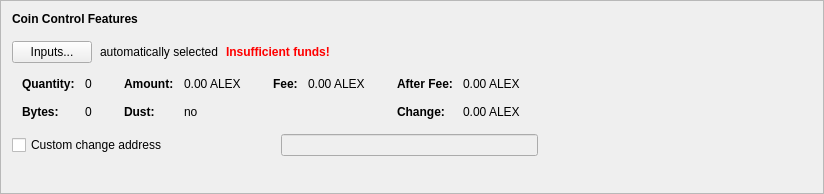
      <widget class="QFrame" name="frameCoinControl">
       <property name="sizePolicy">
        <sizepolicy hsizetype="Preferred" vsizetype="Fixed">
         <horstretch>0</horstretch>
         <verstretch>0</verstretch>
        </sizepolicy>
       </property>
       <property name="minimumSize">
        <size>
         <width>600</width>
         <height>194</height>
        </size>
       </property>
       <property name="frameShape">
        <enum>QFrame::StyledPanel</enum>
       </property>
       <property name="frameShadow">
        <enum>QFrame::Raised</enum>
       </property>
       <layout class="QVBoxLayout" name="verticalLayout_4">
        <item>
         <layout class="QVBoxLayout" name="verticalLayoutCoinControl" stretch="0,0,0,0,0">
          <property name="spacing">
           <number>0</number>
          </property>
          <property name="sizeConstraint">
           <enum>QLayout::SetDefaultConstraint</enum>
          </property>
          <property name="leftMargin">
           <number>0</number>
          </property>
          <property name="topMargin">
           <number>0</number>
          </property>
          <item>
           <layout class="QHBoxLayout" name="horizontalLayoutCoinControl1">
            <property name="bottomMargin">
             <number>15</number>
            </property>
            <item>
             <widget class="QLabel" name="labelCoinControlFeatures">
              <property name="sizePolicy">
               <sizepolicy hsizetype="Preferred" vsizetype="Maximum">
                <horstretch>0</horstretch>
                <verstretch>0</verstretch>
               </sizepolicy>
              </property>
              <property name="font">
               <font>
                <weight>75</weight>
                <bold>true</bold>
               </font>
              </property>
              <property name="styleSheet">
               <string notr="true">font-weight:bold;</string>
              </property>
              <property name="text">
               <string>Coin Control Features</string>
              </property>
             </widget>
            </item>
           </layout>
          </item>
          <item>
           <layout class="QHBoxLayout" name="horizontalLayoutCoinControl2" stretch="0,0,0,0">
            <property name="spacing">
             <number>8</number>
            </property>
            <property name="bottomMargin">
             <number>10</number>
            </property>
            <item>
             <widget class="QPushButton" name="pushButtonCoinControl">
              <property name="styleSheet">
               <string notr="true"/>
              </property>
              <property name="text">
               <string>Inputs...</string>
              </property>
              <property name="autoDefault">
               <bool>false</bool>
              </property>
             </widget>
            </item>
            <item>
             <widget class="QLabel" name="labelCoinControlAutomaticallySelected">
              <property name="text">
               <string>automatically selected</string>
              </property>
              <property name="margin">
               <number>5</number>
              </property>
             </widget>
            </item>
            <item>
             <widget class="QLabel" name="labelCoinControlInsuffFunds">
              <property name="font">
               <font>
                <weight>75</weight>
                <bold>true</bold>
               </font>
              </property>
              <property name="styleSheet">
               <string notr="true">color:red;font-weight:bold;</string>
              </property>
              <property name="text">
               <string>Insufficient funds!</string>
              </property>
              <property name="margin">
               <number>5</number>
              </property>
             </widget>
            </item>
            <item>
             <spacer name="horizontalSpacerCoinControl">
              <property name="orientation">
               <enum>Qt::Horizontal</enum>
              </property>
              <property name="sizeHint" stdset="0">
               <size>
                <width>40</width>
                <height>1</height>
               </size>
              </property>
             </spacer>
            </item>
           </layout>
          </item>
          <item>
           <widget class="QWidget" name="widgetCoinControl" native="true">
            <property name="sizePolicy">
             <sizepolicy hsizetype="Preferred" vsizetype="Preferred">
              <horstretch>0</horstretch>
              <verstretch>0</verstretch>
             </sizepolicy>
            </property>
            <property name="minimumSize">
             <size>
              <width>0</width>
              <height>0</height>
             </size>
            </property>
            <property name="styleSheet">
             <string notr="true"/>
            </property>
            <layout class="QHBoxLayout" name="horizontalLayoutCoinControl5">
             <property name="leftMargin">
              <number>0</number>
             </property>
             <property name="topMargin">
              <number>0</number>
             </property>
             <property name="rightMargin">
              <number>0</number>
             </property>
             <property name="bottomMargin">
              <number>0</number>
             </property>
             <item>
              <layout class="QHBoxLayout" name="horizontalLayoutCoinControl3" stretch="0,0,0,1">
               <property name="spacing">
                <number>20</number>
               </property>
               <property name="topMargin">
                <number>0</number>
               </property>
               <property name="bottomMargin">
                <number>10</number>
               </property>
               <item>
                <layout class="QFormLayout" name="formLayoutCoinControl1">
                 <property name="horizontalSpacing">
                  <number>10</number>
                 </property>
                 <property name="verticalSpacing">
                  <number>14</number>
                 </property>
                 <property name="leftMargin">
                  <number>10</number>
                 </property>
                 <property name="topMargin">
                  <number>4</number>
                 </property>
                 <property name="rightMargin">
                  <number>6</number>
                 </property>
                 <item row="0" column="0">
                  <widget class="QLabel" name="labelCoinControlQuantityText">
                   <property name="font">
                    <font>
                     <weight>75</weight>
                     <bold>true</bold>
                    </font>
                   </property>
                   <property name="text">
                    <string>Quantity:</string>
                   </property>
                   <property name="margin">
                    <number>0</number>
                   </property>
                  </widget>
                 </item>
                 <item row="0" column="1">
                  <widget class="QLabel" name="labelCoinControlQuantity">
                   <property name="cursor">
                    <cursorShape>IBeamCursor</cursorShape>
                   </property>
                   <property name="contextMenuPolicy">
                    <enum>Qt::ActionsContextMenu</enum>
                   </property>
                   <property name="text">
                    <string notr="true">0</string>
                   </property>
                   <property name="margin">
                    <number>0</number>
                   </property>
                   <property name="textInteractionFlags">
                    <set>Qt::LinksAccessibleByMouse|Qt::TextSelectableByKeyboard|Qt::TextSelectableByMouse</set>
                   </property>
                  </widget>
                 </item>
                 <item row="1" column="0">
                  <widget class="QLabel" name="labelCoinControlBytesText">
                   <property name="font">
                    <font>
                     <weight>75</weight>
                     <bold>true</bold>
                    </font>
                   </property>
                   <property name="text">
                    <string>Bytes:</string>
                   </property>
                  </widget>
                 </item>
                 <item row="1" column="1">
                  <widget class="QLabel" name="labelCoinControlBytes">
                   <property name="cursor">
                    <cursorShape>IBeamCursor</cursorShape>
                   </property>
                   <property name="contextMenuPolicy">
                    <enum>Qt::ActionsContextMenu</enum>
                   </property>
                   <property name="text">
                    <string notr="true">0</string>
                   </property>
                   <property name="textInteractionFlags">
                    <set>Qt::LinksAccessibleByMouse|Qt::TextSelectableByKeyboard|Qt::TextSelectableByMouse</set>
                   </property>
                  </widget>
                 </item>
                </layout>
               </item>
               <item>
                <layout class="QFormLayout" name="formLayoutCoinControl2">
                 <property name="horizontalSpacing">
                  <number>10</number>
                 </property>
                 <property name="verticalSpacing">
                  <number>14</number>
                 </property>
                 <property name="leftMargin">
                  <number>6</number>
                 </property>
                 <property name="topMargin">
                  <number>4</number>
                 </property>
                 <property name="rightMargin">
                  <number>6</number>
                 </property>
                 <item row="0" column="0">
                  <widget class="QLabel" name="labelCoinControlAmountText">
                   <property name="font">
                    <font>
                     <weight>75</weight>
                     <bold>true</bold>
                    </font>
                   </property>
                   <property name="text">
                    <string>Amount:</string>
                   </property>
                   <property name="margin">
                    <number>0</number>
                   </property>
                  </widget>
                 </item>
                 <item row="0" column="1">
                  <widget class="QLabel" name="labelCoinControlAmount">
                   <property name="cursor">
                    <cursorShape>IBeamCursor</cursorShape>
                   </property>
                   <property name="contextMenuPolicy">
                    <enum>Qt::ActionsContextMenu</enum>
                   </property>
                   <property name="text">
                    <string notr="true">0.00 ALEX</string>
                   </property>
                   <property name="textInteractionFlags">
                    <set>Qt::LinksAccessibleByMouse|Qt::TextSelectableByKeyboard|Qt::TextSelectableByMouse</set>
                   </property>
                  </widget>
                 </item>
                 <item row="1" column="0">
                  <widget class="QLabel" name="labelCoinControlLowOutputText">
                   <property name="font">
                    <font>
                     <weight>75</weight>
                     <bold>true</bold>
                    </font>
                   </property>
                   <property name="text">
                    <string>Dust:</string>
                   </property>
                  </widget>
                 </item>
                 <item row="1" column="1">
                  <widget class="QLabel" name="labelCoinControlLowOutput">
                   <property name="cursor">
                    <cursorShape>IBeamCursor</cursorShape>
                   </property>
                   <property name="contextMenuPolicy">
                    <enum>Qt::ActionsContextMenu</enum>
                   </property>
                   <property name="text">
                    <string notr="true">no</string>
                   </property>
                   <property name="textInteractionFlags">
                    <set>Qt::LinksAccessibleByMouse|Qt::TextSelectableByKeyboard|Qt::TextSelectableByMouse</set>
                   </property>
                  </widget>
                 </item>
                </layout>
               </item>
               <item>
                <layout class="QFormLayout" name="formLayoutCoinControl3">
                 <property name="horizontalSpacing">
                  <number>10</number>
                 </property>
                 <property name="verticalSpacing">
                  <number>14</number>
                 </property>
                 <property name="leftMargin">
                  <number>6</number>
                 </property>
                 <property name="topMargin">
                  <number>4</number>
                 </property>
                 <property name="rightMargin">
                  <number>6</number>
                 </property>
                 <item row="0" column="0">
                  <widget class="QLabel" name="labelCoinControlFeeText">
                   <property name="font">
                    <font>
                     <weight>75</weight>
                     <bold>true</bold>
                    </font>
                   </property>
                   <property name="text">
                    <string>Fee:</string>
                   </property>
                   <property name="margin">
                    <number>0</number>
                   </property>
                  </widget>
                 </item>
                 <item row="0" column="1">
                  <widget class="QLabel" name="labelCoinControlFee">
                   <property name="cursor">
                    <cursorShape>IBeamCursor</cursorShape>
                   </property>
                   <property name="contextMenuPolicy">
                    <enum>Qt::ActionsContextMenu</enum>
                   </property>
                   <property name="text">
                    <string notr="true">0.00 ALEX</string>
                   </property>
                   <property name="textInteractionFlags">
                    <set>Qt::LinksAccessibleByMouse|Qt::TextSelectableByKeyboard|Qt::TextSelectableByMouse</set>
                   </property>
                  </widget>
                 </item>
                </layout>
               </item>
               <item>
                <layout class="QFormLayout" name="formLayoutCoinControl4">
                 <property name="horizontalSpacing">
                  <number>10</number>
                 </property>
                 <property name="verticalSpacing">
                  <number>14</number>
                 </property>
                 <property name="leftMargin">
                  <number>6</number>
                 </property>
                 <property name="topMargin">
                  <number>4</number>
                 </property>
                 <property name="rightMargin">
                  <number>6</number>
                 </property>
                 <item row="0" column="0">
                  <widget class="QLabel" name="labelCoinControlAfterFeeText">
                   <property name="font">
                    <font>
                     <weight>75</weight>
                     <bold>true</bold>
                    </font>
                   </property>
                   <property name="text">
                    <string>After Fee:</string>
                   </property>
                   <property name="margin">
                    <number>0</number>
                   </property>
                  </widget>
                 </item>
                 <item row="0" column="1">
                  <widget class="QLabel" name="labelCoinControlAfterFee">
                   <property name="cursor">
                    <cursorShape>IBeamCursor</cursorShape>
                   </property>
                   <property name="contextMenuPolicy">
                    <enum>Qt::ActionsContextMenu</enum>
                   </property>
                   <property name="text">
                    <string notr="true">0.00 ALEX</string>
                   </property>
                   <property name="textInteractionFlags">
                    <set>Qt::LinksAccessibleByMouse|Qt::TextSelectableByKeyboard|Qt::TextSelectableByMouse</set>
                   </property>
                  </widget>
                 </item>
                 <item row="1" column="0">
                  <widget class="QLabel" name="labelCoinControlChangeText">
                   <property name="font">
                    <font>
                     <weight>75</weight>
                     <bold>true</bold>
                    </font>
                   </property>
                   <property name="text">
                    <string>Change:</string>
                   </property>
                  </widget>
                 </item>
                 <item row="1" column="1">
                  <widget class="QLabel" name="labelCoinControlChange">
                   <property name="cursor">
                    <cursorShape>IBeamCursor</cursorShape>
                   </property>
                   <property name="contextMenuPolicy">
                    <enum>Qt::ActionsContextMenu</enum>
                   </property>
                   <property name="text">
                    <string notr="true">0.00 ALEX</string>
                   </property>
                   <property name="textInteractionFlags">
                    <set>Qt::LinksAccessibleByMouse|Qt::TextSelectableByKeyboard|Qt::TextSelectableByMouse</set>
                   </property>
                  </widget>
                 </item>
                </layout>
               </item>
              </layout>
             </item>
            </layout>
           </widget>
          </item>
          <item>
           <layout class="QHBoxLayout" name="horizontalLayoutCoinControl4" stretch="0,0,0">
            <property name="spacing">
             <number>12</number>
            </property>
            <property name="sizeConstraint">
             <enum>QLayout::SetDefaultConstraint</enum>
            </property>
            <property name="topMargin">
             <number>5</number>
            </property>
            <property name="rightMargin">
             <number>5</number>
            </property>
            <item>
             <widget class="QCheckBox" name="checkBoxCoinControlChange">
              <property name="toolTip">
               <string>If this is activated, but the change address is empty or invalid, change will be sent to a newly generated address.</string>
              </property>
              <property name="text">
               <string>Custom change address</string>
              </property>
             </widget>
            </item>
            <item>
             <widget class="QValidatedLineEdit" name="lineEditCoinControlChange">
              <property name="enabled">
               <bool>false</bool>
              </property>
              <property name="sizePolicy">
               <sizepolicy hsizetype="Ignored" vsizetype="Fixed">
                <horstretch>0</horstretch>
                <verstretch>0</verstretch>
               </sizepolicy>
              </property>
             </widget>
            </item>
            <item>
             <widget class="QLabel" name="labelCoinControlChangeLabel">
              <property name="sizePolicy">
               <sizepolicy hsizetype="Preferred" vsizetype="Expanding">
                <horstretch>0</horstretch>
                <verstretch>0</verstretch>
               </sizepolicy>
              </property>
              <property name="minimumSize">
               <size>
                <width>0</width>
                <height>0</height>
               </size>
              </property>
              <property name="text">
               <string/>
              </property>
              <property name="margin">
               <number>3</number>
              </property>
             </widget>
            </item>
           </layout>
          </item>
          <item>
           <spacer name="verticalSpacerCoinControl">
            <property name="orientation">
             <enum>Qt::Vertical</enum>
            </property>
            <property name="sizeType">
             <enum>QSizePolicy::Expanding</enum>
            </property>
            <property name="sizeHint" stdset="0">
             <size>
              <width>800</width>
              <height>1</height>
             </size>
            </property>
           </spacer>
          </item>
         </layout>
        </item>
       </layout>
      </widget>
